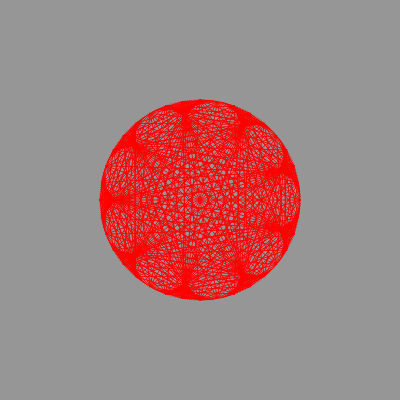
Frame 1 (no input)
Frame 60 (no input): identical to frame 1, image omitted
Frame 120 (the mouse pressed at the canvas centre since frame 60): identical to frame 1, image omitted

The p5.js sketch that drew this single still picture (run headless with seeded random() and noise() and a simulated clock; from frame 60 on, the mouse is pressed at the canvas centre):

// p5.js sketch
// ── sketch.js
let x1=0;
let y1=1;
let x2=0;
let y2=1;
let t=0;
let radius=100
let factor=3
let theta


function setup() {
  
  createCanvas(400, 400);
  background(150,150,150);
   

 
}




function draw() {
  
  stroke(255,0,0)
  strokeWeight(1);
  
  fill(255,255,255)
  background(150,150,150);
  factor=+10;
  //circle(mouseX, mouseY, 24)
  for (i=0; i<=360; i++) {
  theta =(PI/180)*i
  x1=radius * cos(theta) + 200;
  y1=radius * sin(theta) + 200;
  
  x2=radius * cos(theta*factor) + 200;
  y2=radius * sin(theta*factor) + 200;
  line(x1, y1, x2, y2)
  }
  
  
  
  
}

/*
let t = frameCount;
  let x = 30 * cos(t * 0.1) + 50;
  let y = 10 * sin(t * 0.2) + 50;
*/
